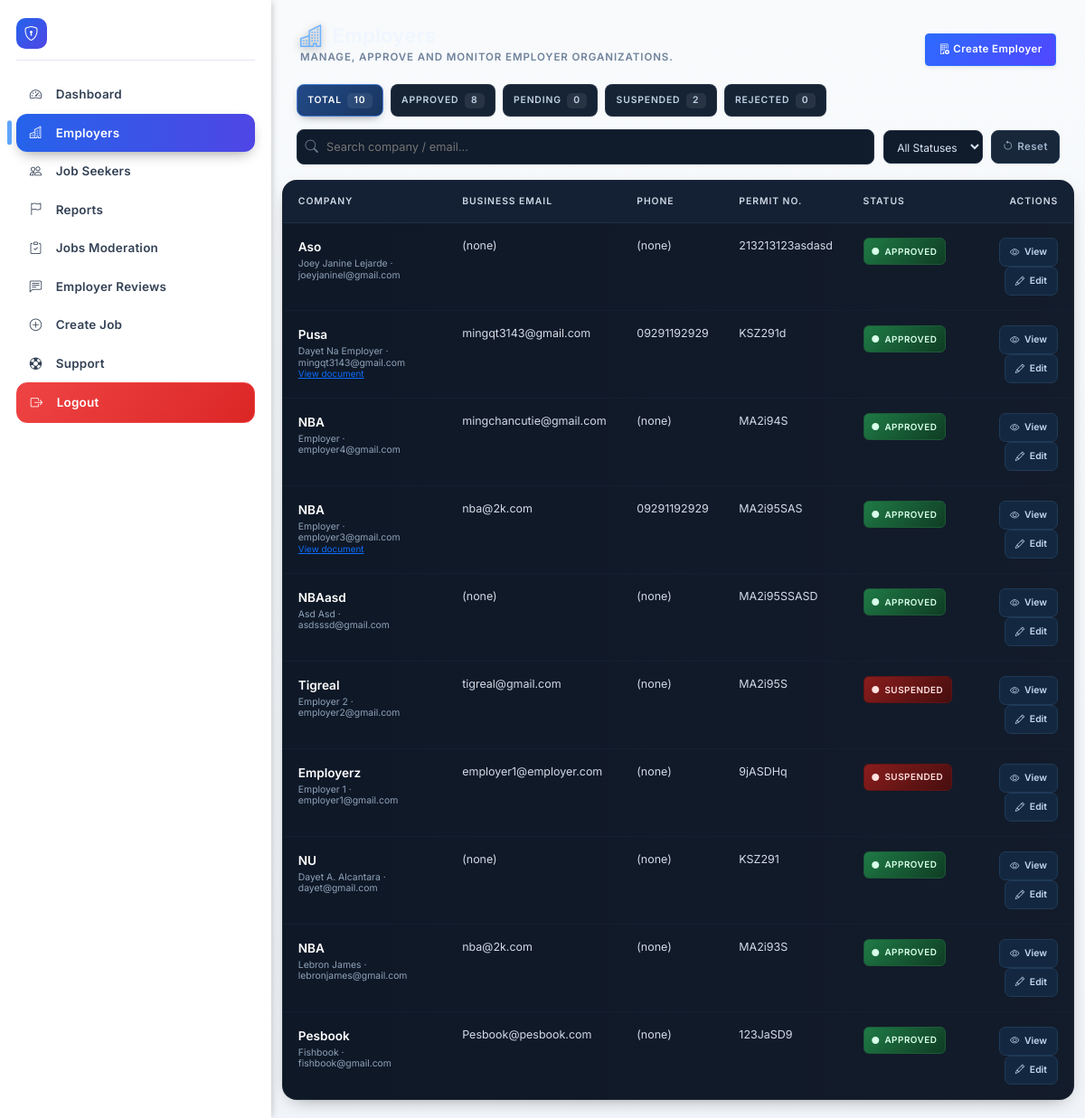
The app's page /admin_employers.php (signed in), older data.
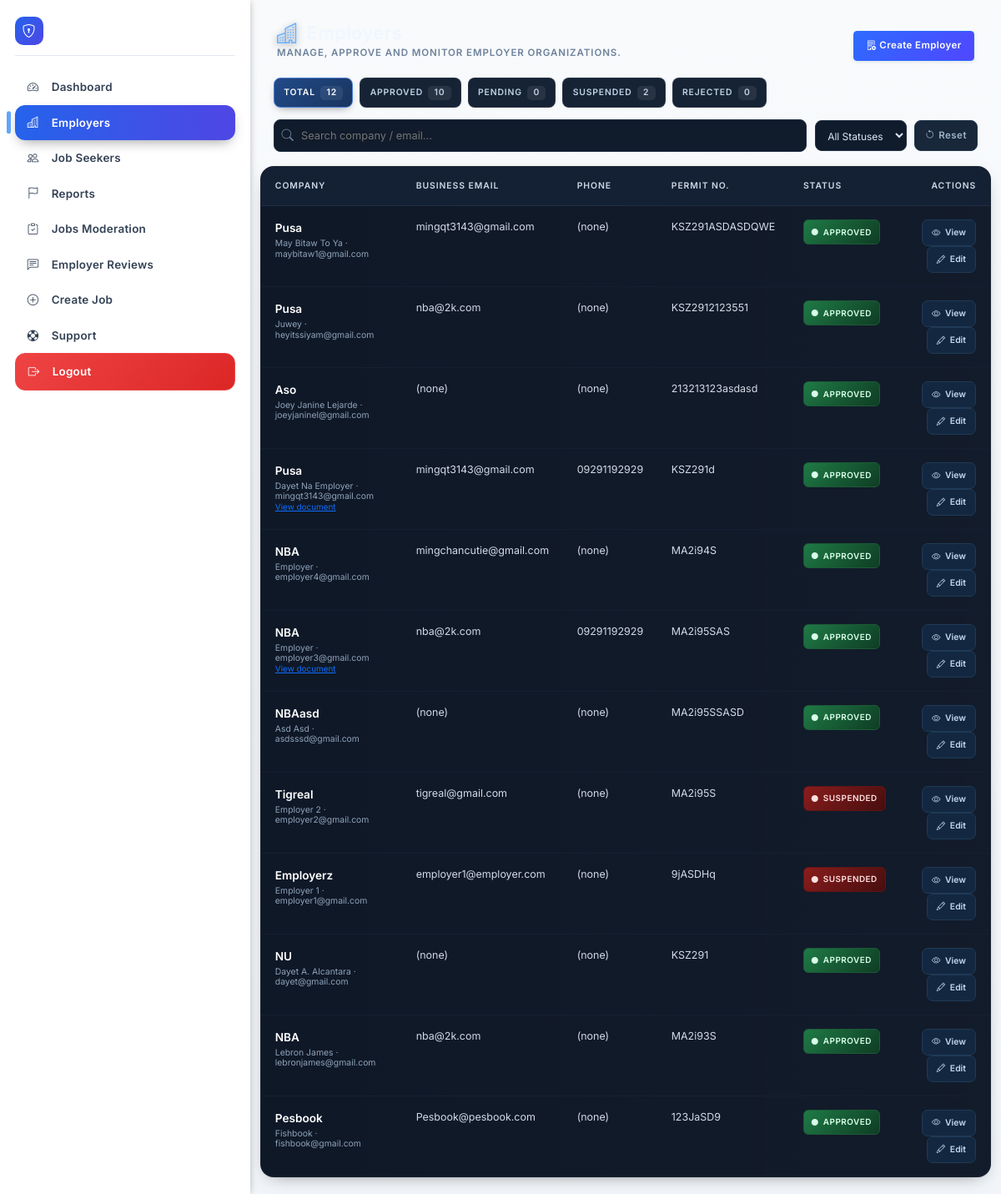
The same page, newer data.
### tables this page shows
CREATE TABLE `users` (
  `user_id` varchar(40) NOT NULL,
  `name` varchar(120) NOT NULL,
  `date_of_birth` date DEFAULT NULL,
  `gender` enum('Male','Female','Non-binary','Prefer not to say') DEFAULT NULL,
  `phone` varchar(30) DEFAULT NULL,
  `region` varchar(100) DEFAULT NULL,
  `province` varchar(100) DEFAULT NULL,
  `city` varchar(100) DEFAULT NULL,
  `full_address` varchar(255) DEFAULT NULL,
  `email` varchar(180) NOT NULL,
  `password` varchar(255) DEFAULT NULL,
  `role` enum('job_seeker','employer','admin') NOT NULL DEFAULT 'job_seeker',
  `experience` int(11) DEFAULT 0,
  `education` varchar(120) DEFAULT NULL,
  `education_level` varchar(120) DEFAULT NULL,
  `primary_skill_summary` text DEFAULT NULL,
  `profile_completeness` tinyint(3) UNSIGNED NOT NULL DEFAULT 0,
  `profile_last_calculated` datetime DEFAULT NULL,
  `disability` varchar(255) DEFAULT NULL,
  `disability_type` varchar(120) DEFAULT NULL,
  `disability_severity` enum('Mild','Moderate','Severe') DEFAULT NULL,
  `assistive_devices` varchar(255) DEFAULT NULL,
  `pwd_id_number` varbinary(255) DEFAULT NULL,
  `pwd_id_last4` varchar(8) DEFAULT NULL,
  `pwd_id_status` enum('None','Pending','Verified','Rejected') NOT NULL DEFAULT 'None',
  `job_seeker_status` enum('Active','Suspended') NOT NULL DEFAULT 'Active',
  `pwd_id_review_note` text DEFAULT NULL,
  `pwd_id_reviewed_at` datetime DEFAULT NULL,
  `pwd_id_reviewed_by` varchar(40) DEFAULT NULL,
  `resume` varchar(255) DEFAULT NULL,
  `video_intro` varchar(255) DEFAULT NULL,
  `expected_salary_currency` varchar(8) DEFAULT 'PHP',
  `expected_salary_min` int(11) DEFAULT NULL,
  `expected_salary_max` int(11) DEFAULT NULL,
  `expected_salary_period` enum('monthly','yearly','hourly') DEFAULT 'monthly',
  `interests` text DEFAULT NULL,
  `accessibility_preferences` varchar(255) DEFAULT NULL,
  `preferred_location` varchar(255) DEFAULT NULL,
  `preferred_work_setup` enum('On-site','Hybrid','Remote') DEFAULT NULL,
  `created_at` timestamp NOT NULL DEFAULT current_timestamp(),
  `company_name` varchar(255) DEFAULT '',
  `business_email` varchar(255) DEFAULT '',
  `company_website` varchar(255) DEFAULT NULL,
  `company_phone` varchar(64) DEFAULT NULL,
  `business_permit_number` varchar(100) DEFAULT NULL,
  `employer_status` enum('Pending','Approved','Suspended','Rejected') DEFAULT 'Pending',
  `suspension_reason` text DEFAULT NULL,
  `employer_doc` varchar(255) DEFAULT '',
  `company_owner_name` varchar(150) DEFAULT NULL,
  `contact_person_position` varchar(120) DEFAULT NULL,
  `contact_person_phone` varchar(40) DEFAULT NULL,
  `profile_picture` varchar(255) DEFAULT NULL,
  `deleted_at` datetime DEFAULT NULL
);

### classes/Helpers.php (called while the page is built, shortened)
<?php
class Helpers {
    public static function sanitizeOutput(?string $v): string {
        return htmlspecialchars((string)$v, ENT_QUOTES, 'UTF-8');
    }
}

### admin_employers.php (the view, shortened to what the changed rows need)
<?php
require_once 'classes/Helpers.php';
$filter_status = trim($_GET['status'] ?? '');
$hasStatusFilter = ($filter_status !== '');
$pdo = Database::getConnection();
$stmt = $pdo->query("
  SELECT
    user_id,
    name,
    email,
    company_name,
    business_email,
    company_website,
    company_phone,
    business_permit_number,
    employer_status,
    employer_doc,
    created_at
  FROM users
  WHERE role='employer'
  ORDER BY employer_status='Pending' DESC, created_at DESC
");
$allRows = $stmt->fetchAll();
$filteredRows = [];
$displayRows = $hasStatusFilter ? $filteredRows : $allRows;
$counts = [
    'total'     => 0,
    'Approved'  => 0,
    'Pending'   => 0,
    'Suspended' => 0,
    'Rejected'  => 0,
    'Other'     => 0
];
foreach ($allRows as $__r) {
    $st = $__r['employer_status'] ?: 'Pending';
    $counts['total']++;
    if (isset($counts[$st])) $counts[$st]++;
    else $counts['Other']++;
}
include 'includes/header.php';
?>
<div class="admin-layout">
    <?php include 'includes/admin_sidebar.php'; ?>
    <div class="admin-main">
        <div class="admin-page-header mb-3">
            <div class="page-title-block">
                <h1 class="page-title"><i class="bi bi-buildings"></i><span>Employers</span></h1>
            </div>
        </div>
        <div class="employer-topbar fade-in">
            <div class="chips" id="statusChips">
                <div class="chip active" data-filter="">Total <span class="count"><?php echo $counts['total']; ?></span></div>
                <div class="chip" data-filter="Approved">Approved <span class="count"><?php echo $counts['Approved']; ?></span></div>
            </div>
        </div>
        <div class="table-wrapper fade-in" id="tableWrapper">
            <table class="employers-table" id="employersTable">
                <thead>
                    <tr>
                        <th data-sort="company">Company</th>
                        <th data-sort="business_email">Business Email</th>
                        <th data-sort="phone">Phone</th>
                        <th data-sort="permit">Permit No.</th>
                        <th data-sort="status">Status</th>
                        <th style="text-align:right">Actions</th>
                    </tr>
                </thead>
                <tbody>
                    <?php foreach ($displayRows as $r): ?>
                        <tr data-status="<?php echo htmlspecialchars($r['employer_status'] ?: 'Pending'); ?>">
                            <td class="company-cell">
                                <div class="main"><?php echo Helpers::sanitizeOutput($r['company_name'] ?: '(none)'); ?></div>
                                <div class="sub"><?php echo Helpers::sanitizeOutput($r['name']); ?> · <?php echo Helpers::sanitizeOutput($r['email']); ?></div>
                                <?php if (!empty($r['employer_doc'])): ?>
                                    <div class="sub"><a target="_blank" href="<?php echo htmlspecialchars($r['employer_doc']); ?>">View document</a></div>
                                <?php endif; ?>
                            </td>
                            <td><?php echo Helpers::sanitizeOutput($r['business_email'] ?: '(none)'); ?></td>
                            <td><?php echo Helpers::sanitizeOutput($r['company_phone'] ?: '(none)'); ?></td>
                            <td><?php echo Helpers::sanitizeOutput($r['business_permit_number'] ?: '(none)'); ?></td>
                            <td>
                                <?php $st = $r['employer_status'] ?: 'Pending'; ?>
                                <span class="status-badge st-<?php echo htmlspecialchars($st); ?>">
                                    <i class="bi bi-circle-fill" style="font-size:.5rem"></i><?php echo Helpers::sanitizeOutput($st); ?>
                                </span>
                            </td>
                            <td class="actions" style="text-align:right">
                                <form method="post" action="admin_employer_view" class="d-inline">
                                    <button type="submit" class="view-btn"><i class="bi bi-eye"></i>View</button>
                                </form>
                                <form method="post" action="admin_employer_edit" class="d-inline ms-1">
                                    <button type="submit" class="view-btn"><i class="bi bi-pencil"></i>Edit</button>
                                </form>
                            </td>
                        </tr>
                    <?php endforeach; ?>
                </tbody>
            </table>
        </div>
    </div>
</div>
<?php include 'includes/footer.php'; ?>

### includes/admin_sidebar.php (shortened to what the changed rows need)
<?php
if (!isset($currentPage)) $currentPage = basename($_SERVER['PHP_SELF']);
$adminNavItems = [
  ['file' => 'admin_dashboard.php', 'icon' => 'speedometer2', 'label' => 'Dashboard'],
  ['file' => 'admin_employers.php', 'icon' => 'buildings', 'label' => 'Employers'],
  ['file' => 'admin_job_seekers.php', 'icon' => 'people', 'label' => 'Job Seekers'],
  ['file' => 'admin_reports.php', 'icon' => 'flag', 'label' => 'Reports'],
  ['file' => 'admin_jobs_moderation.php', 'icon' => 'clipboard-check', 'label' => 'Jobs Moderation'],
  ['file' => 'admin_employer_reviews.php', 'icon' => 'chat-left-text', 'label' => 'Employer Reviews'],
  ['file' => 'admin_jobs_create.php', 'icon' => 'plus-circle', 'label' => 'Create Job'],
  ['file' => 'admin_support_tickets.php', 'icon' => 'life-preserver', 'label' => 'Support'],
  ['file' => 'logout.php', 'icon' => 'box-arrow-right', 'label' => 'Logout', 'class' => 'logout', 'confirm' => true],
];
?>
<aside class="admin-sidebar" id="adminSidebar" aria-label="Admin navigation">
  <div class="admin-sidebar-inner">
    <nav class="admin-nav flex-grow-1">
      <ul class="list-unstyled m-0 p-0">
        <?php foreach ($adminNavItems as $item):
          $active = ($currentPage === $item['file']);
          $extraClass = isset($item['class']) ? ' '.$item['class'] : '';
        ?>
          <li>
            <a href="<?php echo $item['file']; ?>" class="admin-nav-link <?php echo $active?'active':''; ?><?php echo $extraClass; ?>" aria-current="<?php echo $active?'page':'false'; ?>"
               <?php if (!empty($item['confirm'])): ?> data-confirm-title="Log out" data-confirm="Are you sure you want to log out?" data-confirm-yes="Yes, log out" data-confirm-no="Cancel"<?php endif; ?>>
              <i class="bi bi-<?php echo $item['icon']; ?> me-2"></i>
              <span><?php echo htmlspecialchars($item['label']); ?></span>
            </a>
          </li>
        <?php endforeach; ?>
      </ul>
    </nav>
  </div>
</aside>

Row changes from the older to the newer data that the page shows:
added users: company_name "Pusa", name "May Bitaw To Ya", email "maybitaw1@gmail.com", business_email "mingqt3143@gmail.com", company_phone "(none)", business_permit_number "KSZ291ASDASDQWE", employer_status "APPROVED"
added users: company_name "Pusa", name "Juwey", email "heyitssiyam@gmail.com", business_email "nba@2k.com", company_phone "(none)", business_permit_number "KSZ2912123551", employer_status "APPROVED"
Text that changed along with them:
$counts['total']: "10" → "12"
$counts['Approved']: "8" → "10"
